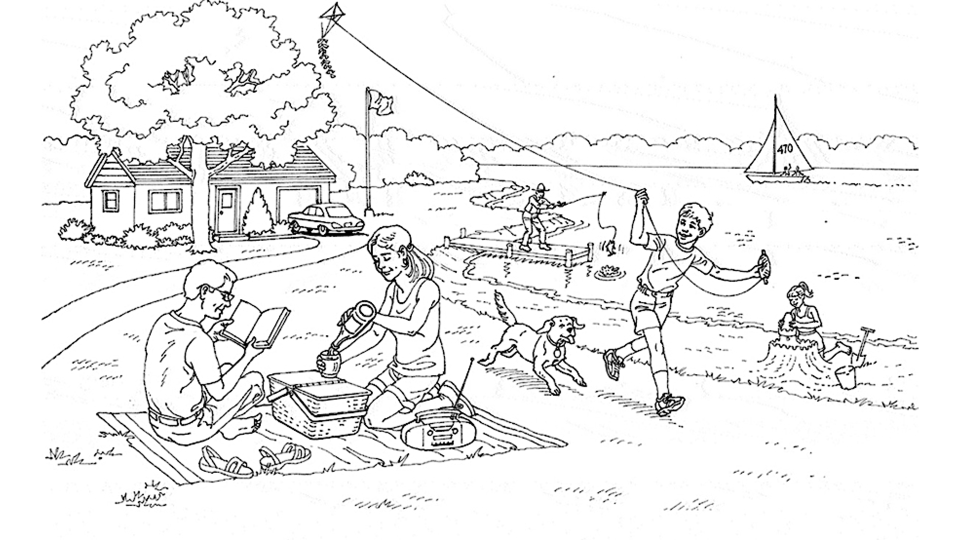
#> input picture AnalysisTools/EyeGazeDataTools/images/Picnic_padded.png, 1920 x 1080 px (shown at 1/2 size)
$ python image_component_annotator.py
#> lines starting #> are read from the running program, lines starting #| are printed output that depends on the picture
import os
import cv2
import matplotlib.pyplot as plt
import numpy as np
import json

from utils import point_in_polygon

import tkinter as tk
from tkinter import messagebox
from tkinter import simpledialog

# Initialize global variables
shapes = {}
current_shape = []
selection_key = None
selection_index = 0
image = None
original_image = None
x_global = 0
y_global = 0
window_height = 720
window_width = 1280
is_in_selection_mode = False


# [78 lines left out: functions show_popup, get_user_input, validate_select_shape, select_next_shape, select_previous_shape, update_key and 2 more, not called in this run]


def save_annotation_file(file_path):
    with open(file_path, 'w') as f:
        json.dump(shapes, f, indent=4)


# [30 lines left out: functions is_convex, redrawn_image, not called in this run]


def main():
    global image, original_image, current_shape, shapes, selection_key, selection_index, is_in_selection_mode
    image_path = "./images/Picnic_padded.png"
    window_title = "Image Annotation Tool - Press 'h' for help."
    image = cv2.imread(image_path)
#> image is the input picture: shape (1080, 1920, 3); min 0, max 255, mean 236.7
    original_image = image.copy()

    image = cv2.resize(image, (window_width, window_height))
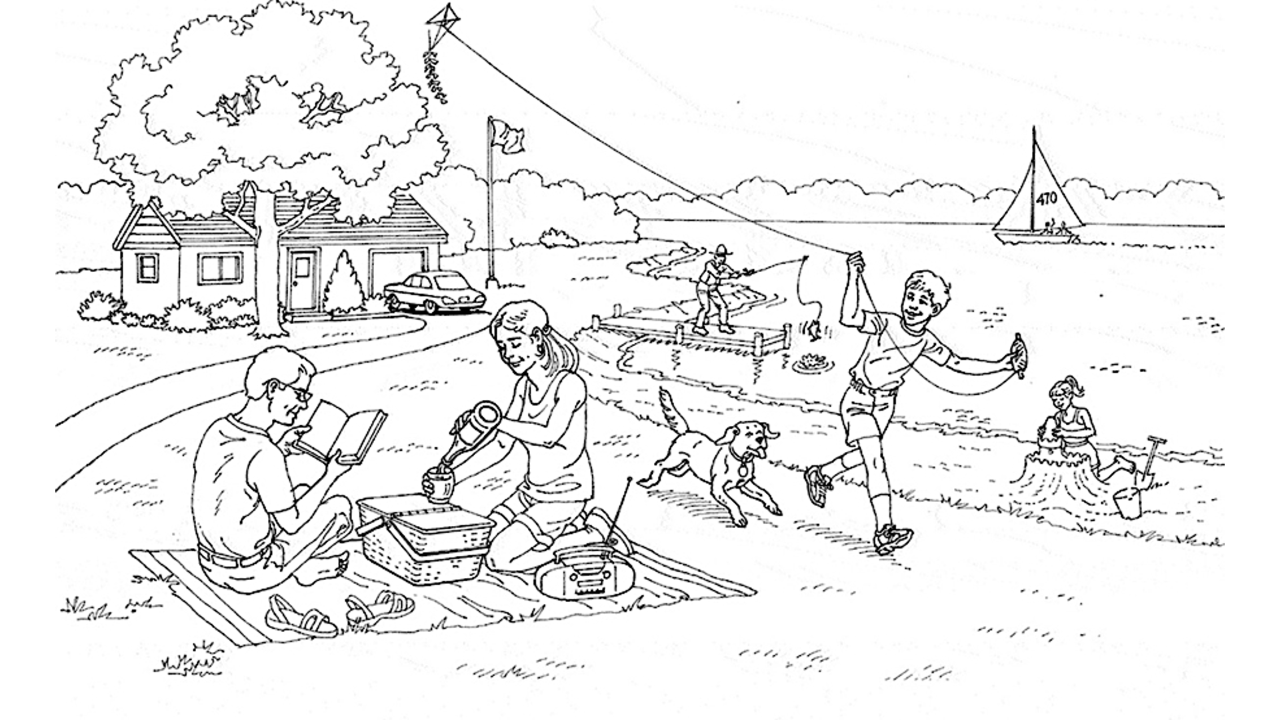
#> image: shape (720, 1280, 3); min 0, max 255, mean 236.6
    original_image = cv2.resize(original_image, (window_width, window_height))

    cv2.namedWindow(window_title)
    cv2.setMouseCallback(window_title, mouse_callback)

    current_shape = []

    while True:
        cv2.imshow(window_title, image)
        key = cv2.waitKey(1) & 0xFF
#> (key q is pressed here)
        if key == ord('q'):  # Press 'q' to quit
            break
        if key == ord('x'):
            cv2.destroyAllWindows()
            exit()
        elif key == ord('a'):
            if is_in_selection_mode:
                show_popup("Please exit selection mode to add a new point.")
                continue
            current_shape.append((x_global, y_global))
            cv2.circle(image, (x_global, y_global), 3, (0, 255, 0), -1)
        elif key == ord('f'):
            if is_in_selection_mode:
                show_popup("Please exit selection mode to finalize the shape.")
                continue
            if len(current_shape) > 2:  # Minimum three points to form a shape
                shapes.update({len(shapes): current_shape})
                cv2.polylines(image, [np.array(current_shape)], isClosed=True, color=(0, 0, 255), thickness=2)
            else:
                show_popup("Shape must have at least 3 points")
            current_shape = []

        elif key == ord('z'):
            if is_in_selection_mode:
                show_popup("Please exit selection mode to undo a point or shape.")
                continue
            if current_shape:
                current_shape.pop()
            else:
                if shapes:
                    last_key = list(shapes.keys())[-1]
                    shapes.pop(last_key)
                    validate_select_shape()
            redrawn_image()

        elif key == ord('s'):
            is_in_selection_mode = not is_in_selection_mode
            print(f"Selection mode: {is_in_selection_mode}")
            if is_in_selection_mode:
                # selection_index = 0
                if not shapes:
                    show_popup("No valid shape annotation.")
                    continue
                validate_select_shape()
                if selection_key is not None:
                    print(f"Selected shape: {selection_key}")
            redrawn_image()

        elif key == ord(']'):
            if is_in_selection_mode:
                select_next_shape()
                redrawn_image()

        elif key == ord('['):
            if is_in_selection_mode:
                select_previous_shape()
                redrawn_image()

        elif key == ord('t'):
            if not is_in_selection_mode:
                show_popup("Please enter selection mode to rename a shape.")
            if selection_key is not None:
                new_key = get_user_input("Name the selected shape:")
                if new_key:
                    shapes = update_key(shapes, selection_key, new_key)
            else:
                show_popup("Please select a shape first.")

        elif key == ord('l'):
            annotation_file_path = (os.path.splitext(image_path)[0] + '.annotation')
            try:
                load_annotation_file(annotation_file_path)
                show_popup("Annotation file loaded successfully.")
                redrawn_image()
            except FileNotFoundError:
                show_popup("No annotation file found.")

        elif key == ord('d'):
            if not is_in_selection_mode:
                show_popup("Please enter selection mode to delete a shape.")
            if selection_key is not None:
                shapes.pop(selection_key)
                validate_select_shape()
                redrawn_image()

        elif key == ord('h'):
            show_popup(
                "Press 'a' to add a point.\nPress 'f' to finalize a shape.\nPress 'z' to undo a point or "
                "shape.\nPress 's' to enter selection mode.\nPress '[' to select previous shape.\nPress ']' "
                "to select next shape. \nPress 't' to name/rename a shape. \nPress 'd' to delete selected shape."
                "\nPress 'l' to load. \nPress 'q' to save & quit. \nPress 'x' to exit without saving.")

    cv2.destroyAllWindows()

    # Normalize the shapes
    for key in shapes.keys():
        shape = shapes[key]
        for i in range(len(shape)):
            shape[i] = [shape[i][0] / window_width, shape[i][1] / window_height]

    print(f"Shapes:{json.dumps(shapes, indent=4)}")

    # Save shapes to a file
    # with open((os.path.splitext(image_path)[0] + '.annotation'), 'w') as f:
    #     json.dump(shapes, f, indent=4)
    annotation_filename = (os.path.splitext(image_path)[0] + '.annotation')
    save_annotation_file(annotation_filename)
    print("Shapes saved for later eye gaze data analysis.")


if __name__ == "__main__":
    main()

$ run again, with AnalysisTools/EyeGazeDataTools/images/Cookie_theft_padded.png copied over AnalysisTools/EyeGazeDataTools/images/Picnic_padded.png
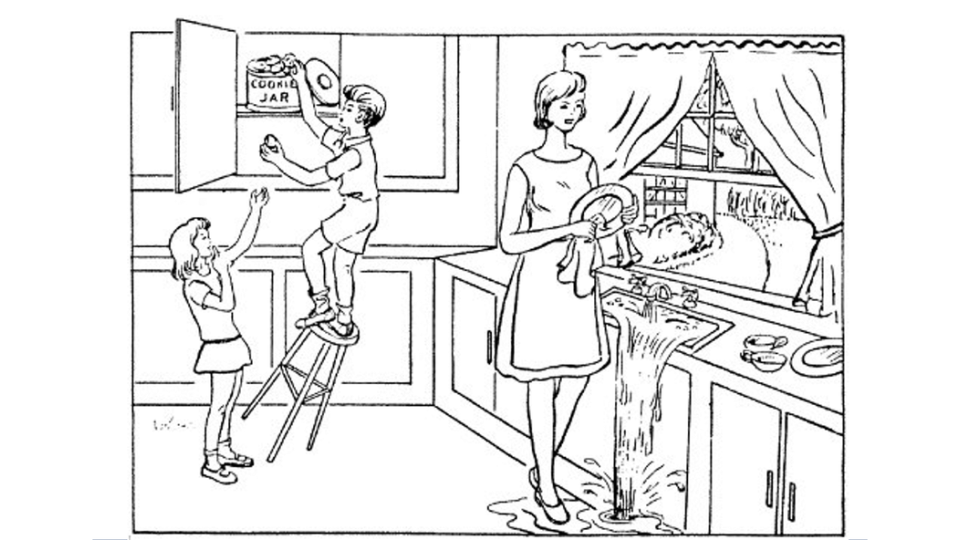
#> input picture AnalysisTools/EyeGazeDataTools/images/Cookie_theft_padded.png, 1920 x 1080 px (shown at 1/2 size)
#> in main, image is the input picture: shape (1080, 1920, 3); mean B, G, R 232.7, 232.7, 232.7
#> in main, `image = cv2.resize(image, (window_width, window_height))`:
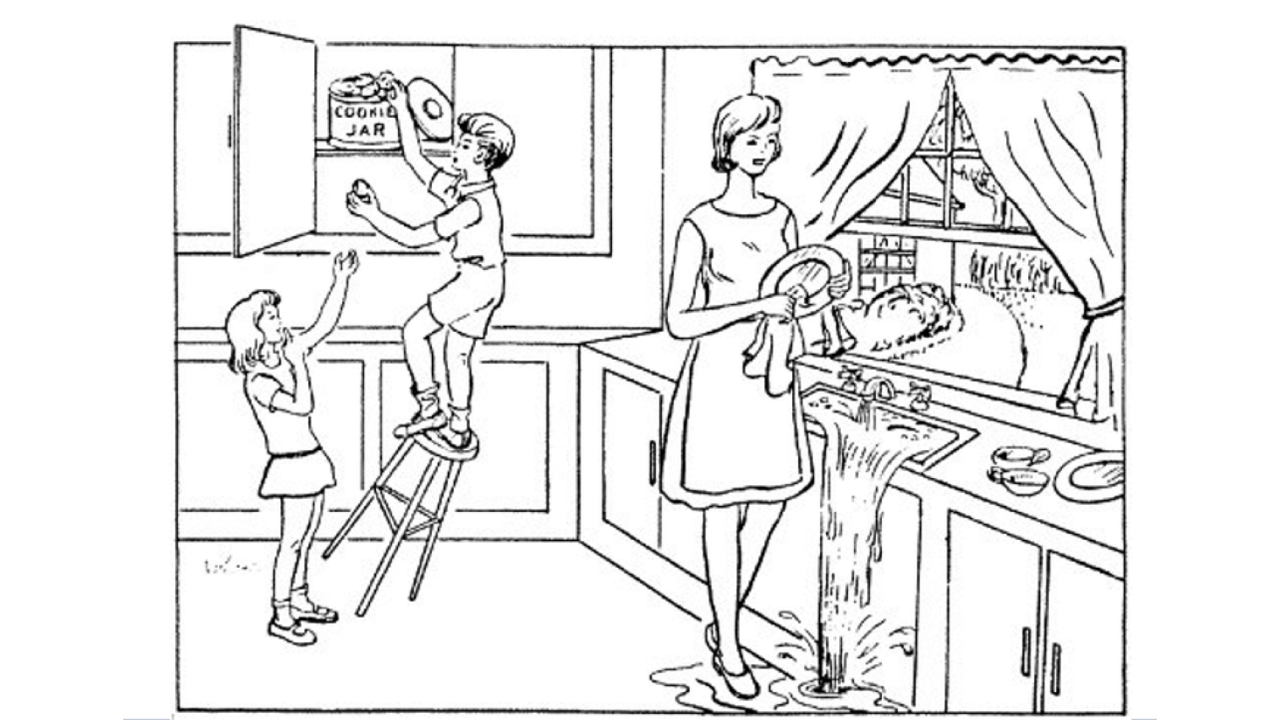
#> image: shape (720, 1280, 3); mean B, G, R 232.7, 232.7, 232.7
